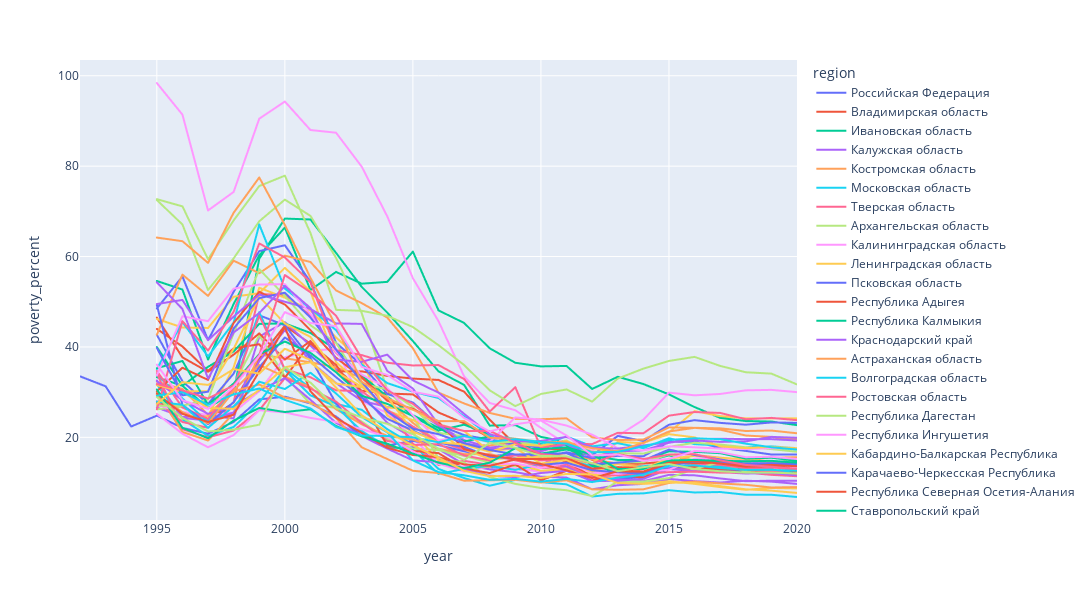

Notebook cell for this chart:
### Markdown cell above
Добавилось достаточно много областей, то есть в лидерах не всегда одни и те же. Заметно, что все их графики начинались выше среднего по России. Может это важно?

### Code cell
test = vis[(vis['year']==1995)&(vis['poverty_percent']>=24.8)] # 24.8 - Процент бедности в РФ в 1995 году

px.line(vis[vis.region.isin(test.region.unique())],
        x='year',
        y='poverty_percent',
        color='region',
        width=1200,
        height=600)

### Figure 1 — Plotly figure (JSON) as saved in the notebook; plotly's stock layout.template omitted (floating-point values rounded to 4 significant figures)
{"data": [{"hovertemplate": "region=Российская Федерация<br>year=%{x}<br>poverty_percent=%{y}<extra></extra>", "legendgroup": "Российская Федерация", "line": {"color": "#636efa", "dash": "solid"}, "marker": {"symbol": "circle"}, "mode": "lines", "name": "Российская Федерация", "showlegend": true, "type": "scattergl", "x": [1992, 1993, 1994, 1995, 1996, 1997, 1998, 1999, 2000, 2001, 2002, 2003, 2004, 2005, 2006, 2007, 2008, 2009, 2010, 2011, 2012, 2013, 2014, 2015, 2016, 2017, 2018, 2019, 2020], "xaxis": "x", "y": [33.5, 31.3, 22.4, 24.8, 22.1, 20.8, 23.4, 28.4, 29, 27.5, 24.6, 20.3, 17.6, 17.8, 15.2, 13.3, 13.4, 13, 12.5, 12.7, 10.7, 10.8, 11.3, 13.4, 13.2, 12.9, 12.6, 12.3, 12.1], "yaxis": "y"}, {"hovertemplate": "region=Владимирская область<br>year=%{x}<br>poverty_percent=%{y}<extra></extra>", "legendgroup": "Владимирская область", "line": {"color": "#EF553B", "dash": "solid"}, "marker": {"symbol": "circle"}, "mode": "lines", "name": "Владимирская область", "showlegend": true, "type": "scattergl", "x": [1995, 1996, 1997, 1998, 1999, 2000, 2001, 2002, 2003, 2004, 2005, 2006, 2007, 2008, 2009, 2010, 2011, 2012, 2013, 2014, 2015, 2016, 2017, 2018, 2019, 2020], "xaxis": "x", "y": [27.6, 26.7, 23.9, 27.7, 37.5, 44.7, 40.7, 35.3, 30.3, 29.7, 29.5, 25.5, 23.1, 19.9, 19.5, 17.3, 17.5, 15, 14.1, 14.2, 14.7, 14.6, 13.2, 13.1, 12.6, 12.5], "yaxis": "y"}, {"hovertemplate": "region=Ивановская область<br>year=%{x}<br>poverty_percent=%{y}<extra></extra>", "legendgroup": "Ивановская область", "line": {"color": "#00cc96", "dash": "solid"}, "marker": {"symbol": "circle"}, "mode": "lines", "name": "Ивановская область", "showlegend": true, "type": "scattergl", "x": [1995, 1996, 1997, 1998, 1999, 2000, 2001, 2002, 2003, 2004, 2005, 2006, 2007, 2008, 2009, 2010, 2011, 2012, 2013, 2014, 2015, 2016, 2017, 2018, 2019, 2020], "xaxis": "x", "y": [33.3, 31.4, 26.5, 30, 59.5, 68.4, 68.2, 60.8, 53.3, 47.6, 41.3, 34.6, 31.6, 22.6, 22.7, 20.1, 19, 13.8, 14.4, 14.6, 16, 14.9, 14.3, 14.7, 14.2, 13.7], "yaxis": "y"}, {"hovertemplate": "region=Калужская область<br>year=%{x}<br>poverty_percent=%{y}<extra></extra>", "legendgroup": "Калужская область", "line": {"color": "#ab63fa", "dash": "solid"}, "marker": {"symbol": "circle"}, "mode": "lines", "name": "Калужская область", "showlegend": true, "type": "scattergl", "x": [1995, 1996, 1997, 1998, 1999, 2000, 2001, 2002, 2003, 2004, 2005, 2006, 2007, 2008, 2009, 2010, 2011, 2012, 2013, 2014, 2015, 2016, 2017, 2018, 2019, 2020], "xaxis": "x", "y": [26.6, 24.5, 24.7, 24.2, 42.3, 45.5, 40.3, 35, 29.6, 23.2, 19.9, 17.4, 14, 12.9, 12.3, 11.3, 11.1, 8.5, 9.4, 9.7, 10.8, 10.3, 10, 10.4, 10.2, 9.7], "yaxis": "y"}, {"hovertemplate": "region=Костромская область<br>year=%{x}<br>poverty_percent=%{y}<extra></extra>", "legendgroup": "Костромская область", "line": {"color": "#FFA15A", "dash": "solid"}, "marker": {"symbol": "circle"}, "mode": "lines", "name": "Костромская область", "showlegend": true, "type": "scattergl", "x": [1995, 1996, 1997, 1998, 1999, 2000, 2001, 2002, 2003, 2004, 2005, 2006, 2007, 2008, 2009, 2010, 2011, 2012, 2013, 2014, 2015, 2016, 2017, 2018, 2019, 2020], "xaxis": "x", "y": [29.9, 21.2, 19.3, 25.3, 38.3, 37.5, 36.6, 35.5, 33.1, 28.4, 23.2, 18.9, 18.4, 18.2, 19, 15.7, 16.5, 15.1, 14.2, 13.6, 14.3, 13.7, 13.4, 12.7, 12.6, 12.5], "yaxis": "y"}, {"hovertemplate": "region=Московская область<br>year=%{x}<br>poverty_percent=%{y}<extra></extra>", "legendgroup": "Московская область", "line": {"color": "#19d3f3", "dash": "solid"}, "marker": {"symbol": "circle"}, "mode": "lines", "name": "Московская область", "showlegend": true, "type": "scattergl", "x": [1995, 1996, 1997, 1998, 1999, 2000, 2001, 2002, 2003, 2004, 2005, 2006, 2007, 2008, 2009, 2010, 2011, 2012, 2013, 2014, 2015, 2016, 2017, 2018, 2019, 2020], "xaxis": "x", "y": [31.7, 24, 20.3, 22.3, 27.7, 35.2, 30.9, 27.4, 26.1, 21.8, 18.4, 13, 11, 9.3, 10.6, 10.1, 9.6, 6.9, 7.5, 7.6, 8.3, 7.8, 7.9, 7.3, 7.3, 6.8], "yaxis": "y"}, {"hovertemplate": "region=Тверская область<br>year=%{x}<br>poverty_percent=%{y}<extra></extra>", "legendgroup": "Тверская область", "line": {"color": "#FF6692", "dash": "solid"}, "marker": {"symbol": "circle"}, "mode": "lines", "name": "Тверская область", "showlegend": true, "type": "scattergl", "x": [1995, 1996, 1997, 1998, 1999, 2000, 2001, 2002, 2003, 2004, 2005, 2006, 2007, 2008, 2009, 2010, 2011, 2012, 2013, 2014, 2015, 2016, 2017, 2018, 2019, 2020], "xaxis": "x", "y": [28, 23.4, 22.1, 27.8, 51.7, 51.5, 46.9, 38.7, 33.7, 26.2, 18.6, 13.9, 14.8, 13.9, 14.1, 13.2, 13.5, 11.4, 11.6, 11.6, 13, 12.8, 12.4, 12.2, 11.7, 11.4], "yaxis": "y"}, {"hovertemplate": "region=Архангельская область <br>year=%{x}<br>poverty_percent=%{y}<extra></extra>", "legendgroup": "Архангельская область ", "line": {"color": "#B6E880", "dash": "solid"}, "marker": {"symbol": "circle"}, "mode": "lines", "name": "Архангельская область ", "showlegend": true, "type": "scattergl", "x": [1995, 1996, 1997, 1998, 1999, 2000, 2001, 2002, 2003, 2004, 2005, 2006, 2007, 2008, 2009, 2010, 2011, 2012, 2013, 2014, 2015, 2016, 2017, 2018, 2019, 2020], "xaxis": "x", "y": [26.2, 26.8, 23.9, 31.6, 42.6, 33.5, 27.4, 26.5, 23.5, 19.6, 17.5, 17.2, 15.9, 14.4, 13.6, 14, 14.4, 13, 14.5, 14.5, 16.2, 14.9, 13.9, 12.5, 12.7, 12.3], "yaxis": "y"}, {"hovertemplate": "region=Калининградская область<br>year=%{x}<br>poverty_percent=%{y}<extra></extra>", "legendgroup": "Калининградская область", "line": {"color": "#FF97FF", "dash": "solid"}, "marker": {"symbol": "circle"}, "mode": "lines", "name": "Калининградская область", "showlegend": true, "type": "scattergl", "x": [1995, 1996, 1997, 1998, 1999, 2000, 2001, 2002, 2003, 2004, 2005, 2006, 2007, 2008, 2009, 2010, 2011, 2012, 2013, 2014, 2015, 2016, 2017, 2018, 2019, 2020], "xaxis": "x", "y": [27.2, 25.6, 25, 25.5, 30.2, 37.7, 39.1, 39.6, 28, 25.4, 19.9, 14.2, 12.4, 13.6, 13.1, 12.4, 12.7, 10.8, 12.7, 12.4, 13.6, 14.1, 13.8, 13.6, 13.5, 13.5], "yaxis": "y"}, {"hovertemplate": "region=Ленинградская область<br>year=%{x}<br>poverty_percent=%{y}<extra></extra>", "legendgroup": "Ленинградская область", "line": {"color": "#FECB52", "dash": "solid"}, "marker": {"symbol": "circle"}, "mode": "lines", "name": "Ленинградская область", "showlegend": true, "type": "scattergl", "x": [1995, 1996, 1997, 1998, 1999, 2000, 2001, 2002, 2003, 2004, 2005, 2006, 2007, 2008, 2009, 2010, 2011, 2012, 2013, 2014, 2015, 2016, 2017, 2018, 2019, 2020], "xaxis": "x", "y": [29.5, 24.1, 24.7, 35.5, 53.1, 50.9, 48.1, 42.1, 37, 24.8, 21.1, 14.9, 13.2, 13.5, 14.1, 12.6, 13, 11.9, 10.7, 9.8, 10.3, 9.7, 9, 8.4, 8.8, 8.7], "yaxis": "y"}, {"hovertemplate": "region=Псковская область<br>year=%{x}<br>poverty_percent=%{y}<extra></extra>", "legendgroup": "Псковская область", "line": {"color": "#636efa", "dash": "solid"}, "marker": {"symbol": "circle"}, "mode": "lines", "name": "Псковская область", "showlegend": true, "type": "scattergl", "x": [1995, 1996, 1997, 1998, 1999, 2000, 2001, 2002, 2003, 2004, 2005, 2006, 2007, 2008, 2009, 2010, 2011, 2012, 2013, 2014, 2015, 2016, 2017, 2018, 2019, 2020], "xaxis": "x", "y": [42.7, 32.4, 27.4, 34.1, 47, 44.8, 37.5, 27.5, 20.9, 18.2, 19.2, 18.3, 16.9, 15.9, 16.2, 15.6, 16.7, 15.4, 15.9, 15.8, 19, 19, 17.7, 17, 16.2, 16.2], "yaxis": "y"}, {"hovertemplate": "region=Республика Адыгея<br>year=%{x}<br>poverty_percent=%{y}<extra></extra>", "legendgroup": "Республика Адыгея", "line": {"color": "#EF553B", "dash": "solid"}, "marker": {"symbol": "circle"}, "mode": "lines", "name": "Республика Адыгея", "showlegend": true, "type": "scattergl", "x": [1995, 1996, 1997, 1998, 1999, 2000, 2001, 2002, 2003, 2004, 2005, 2006, 2007, 2008, 2009, 2010, 2011, 2012, 2013, 2014, 2015, 2016, 2017, 2018, 2019, 2020], "xaxis": "x", "y": [46.5, 37.7, 34.5, 38.3, 43, 37.2, 41.3, 34.6, 34.6, 33.6, 33, 32.7, 30.1, 23.9, 18.4, 16, 14.6, 11.3, 12, 11, 13.9, 13.4, 13, 12.8, 12.6, 12.5], "yaxis": "y"}, {"hovertemplate": "region=Республика Калмыкия<br>year=%{x}<br>poverty_percent=%{y}<extra></extra>", "legendgroup": "Республика Калмыкия", "line": {"color": "#00cc96", "dash": "solid"}, "marker": {"symbol": "circle"}, "mode": "lines", "name": "Республика Калмыкия", "showlegend": true, "type": "scattergl", "x": [1995, 1996, 1997, 1998, 1999, 2000, 2001, 2002, 2003, 2004, 2005, 2006, 2007, 2008, 2009, 2010, 2011, 2012, 2013, 2014, 2015, 2016, 2017, 2018, 2019, 2020], "xaxis": "x", "y": [54.6, 52.7, 37.2, 49.5, 60.3, 66.4, 52.6, 56.6, 54, 54.4, 61.1, 48.1, 45.3, 39.7, 36.5, 35.7, 35.8, 30.7, 33.4, 31.8, 29.5, 26.7, 24.3, 23.6, 23.5, 22.7], "yaxis": "y"}, {"hovertemplate": "region=Краснодарский край<br>year=%{x}<br>poverty_percent=%{y}<extra></extra>", "legendgroup": "Краснодарский край", "line": {"color": "#ab63fa", "dash": "solid"}, "marker": {"symbol": "circle"}, "mode": "lines", "name": "Краснодарский край", "showlegend": true, "type": "scattergl", "x": [1995, 1996, 1997, 1998, 1999, 2000, 2001, 2002, 2003, 2004, 2005, 2006, 2007, 2008, 2009, 2010, 2011, 2012, 2013, 2014, 2015, 2016, 2017, 2018, 2019, 2020], "xaxis": "x", "y": [32.6, 24.3, 23.7, 25.5, 36.9, 43.7, 36.8, 32, 28.1, 26.7, 26.3, 22.6, 19.4, 17.7, 18.5, 15.2, 13.5, 11.2, 10.7, 10.3, 11.7, 11.6, 10.9, 10.3, 10.4, 10.4], "yaxis": "y"}, {"hovertemplate": "region=Астраханская область<br>year=%{x}<br>poverty_percent=%{y}<extra></extra>", "legendgroup": "Астраханская область", "line": {"color": "#FFA15A", "dash": "solid"}, "marker": {"symbol": "circle"}, "mode": "lines", "name": "Астраханская область", "showlegend": true, "type": "scattergl", "x": [1995, 1996, 1997, 1998, 1999, 2000, 2001, 2002, 2003, 2004, 2005, 2006, 2007, 2008, 2009, 2010, 2011, 2012, 2013, 2014, 2015, 2016, 2017, 2018, 2019, 2020], "xaxis": "x", "y": [32.3, 30.7, 25, 30.4, 36, 33.4, 31.1, 26.2, 22.9, 20.3, 19.5, 17.5, 16.3, 16.3, 15, 14.1, 14.2, 12.5, 11.8, 12, 14.2, 16.1, 15.5, 15.1, 15.5, 15.6], "yaxis": "y"}, {"hovertemplate": "region=Волгоградская область<br>year=%{x}<br>poverty_percent=%{y}<extra></extra>", "legendgroup": "Волгоградская область", "line": {"color": "#19d3f3", "dash": "solid"}, "marker": {"symbol": "circle"}, "mode": "lines", "name": "Волгоградская область", "showlegend": true, "type": "scattergl", "x": [1995, 1996, 1997, 1998, 1999, 2000, 2001, 2002, 2003, 2004, 2005, 2006, 2007, 2008, 2009, 2010, 2011, 2012, 2013, 2014, 2015, 2016, 2017, 2018, 2019, 2020], "xaxis": "x", "y": [33.8, 28.6, 23.3, 31.2, 47.7, 34.9, 29.3, 26.8, 21.4, 17.9, 17.2, 11.9, 13, 13.7, 12.8, 14, 15.1, 13.6, 13, 13.6, 14.2, 14.4, 13.6, 13.4, 12.9, 11.9], "yaxis": "y"}, {"hovertemplate": "region=Ростовская область<br>year=%{x}<br>poverty_percent=%{y}<extra></extra>", "legendgroup": "Ростовская область", "line": {"color": "#FF6692", "dash": "solid"}, "marker": {"symbol": "circle"}, "mode": "lines", "name": "Ростовская область", "showlegend": true, "type": "scattergl", "x": [1995, 1996, 1997, 1998, 1999, 2000, 2001, 2002, 2003, 2004, 2005, 2006, 2007, 2008, 2009, 2010, 2011, 2012, 2013, 2014, 2015, 2016, 2017, 2018, 2019, 2020], "xaxis": "x", "y": [34.2, 21.8, 20, 21.5, 26, 33.1, 30.8, 27.9, 23.2, 19.2, 18.3, 18.5, 16, 14.9, 16, 14.9, 15.2, 12.9, 13.2, 13.1, 14.4, 14.2, 13.9, 13.2, 13.3, 13], "yaxis": "y"}, {"hovertemplate": "region=Республика Дагестан<br>year=%{x}<br>poverty_percent=%{y}<extra></extra>", "legendgroup": "Республика Дагестан", "line": {"color": "#B6E880", "dash": "solid"}, "marker": {"symbol": "circle"}, "mode": "lines", "name": "Республика Дагестан", "showlegend": true, "type": "scattergl", "x": [1995, 1996, 1997, 1998, 1999, 2000, 2001, 2002, 2003, 2004, 2005, 2006, 2007, 2008, 2009, 2010, 2011, 2012, 2013, 2014, 2015, 2016, 2017, 2018, 2019, 2020], "xaxis": "x", "y": [72.5, 67.1, 52.6, 59.6, 67.8, 72.6, 69, 59.7, 47.5, 30.5, 24.6, 15.4, 14.4, 11.2, 9.7, 8.8, 8.3, 7, 10.2, 10.2, 11, 13, 14.5, 14.6, 14.6, 14.8], "yaxis": "y"}, {"hovertemplate": "region=Республика Ингушетия<br>year=%{x}<br>poverty_percent=%{y}<extra></extra>", "legendgroup": "Республика Ингушетия", "line": {"color": "#FF97FF", "dash": "solid"}, "marker": {"symbol": "circle"}, "mode": "lines", "name": "Республика Ингушетия", "showlegend": true, "type": "scattergl", "x": [1995, 1996, 1997, 1998, 1999, 2000, 2001, 2002, 2003, 2004, 2005, 2006, 2007, 2008, 2009, 2010, 2011, 2012, 2013, 2014, 2015, 2016, 2017, 2018, 2019, 2020], "xaxis": "x", "y": [98.4, 91.4, 70.2, 74.3, 90.5, 94.3, 88, 87.4, 79.9, 68.9, 55.2, 45.7, 33.5, 27.6, 26, 22.1, 18.5, 17.1, 20.3, 23.9, 29.9, 29.3, 29.6, 30.4, 30.5, 30], "yaxis": "y"}, {"hovertemplate": "region=Кабардино-Балкарская Республика<br>year=%{x}<br>poverty_percent=%{y}<extra></extra>", "legendgroup": "Кабардино-Балкарская Республика", "line": {"color": "#FECB52", "dash": "solid"}, "marker": {"symbol": "circle"}, "mode": "lines", "name": "Кабардино-Балкарская Республика", "showlegend": true, "type": "scattergl", "x": [1995, 1996, 1997, 1998, 1999, 2000, 2001, 2002, 2003, 2004, 2005, 2006, 2007, 2008, 2009, 2010, 2011, 2012, 2013, 2014, 2015, 2016, 2017, 2018, 2019, 2020], "xaxis": "x", "y": [46.2, 44.3, 44.2, 51.1, 51.9, 57.5, 52.3, 36.6, 31.7, 25.9, 23.8, 21.1, 17.3, 15.2, 15.4, 15.7, 15.3, 14.2, 19, 18.7, 21.1, 25.8, 24.7, 24.2, 24.2, 24.2], "yaxis": "y"}, {"hovertemplate": "region=Карачаево-Черкесская Республика<br>year=%{x}<br>poverty_percent=%{y}<extra></extra>", "legendgroup": "Карачаево-Черкесская Республика", "line": {"color": "#636efa", "dash": "solid"}, "marker": {"symbol": "circle"}, "mode": "lines", "name": "Карачаево-Черкесская Республика", "showlegend": true, "type": "scattergl", "x": [1995, 1996, 1997, 1998, 1999, 2000, 2001, 2002, 2003, 2004, 2005, 2006, 2007, 2008, 2009, 2010, 2011, 2012, 2013, 2014, 2015, 2016, 2017, 2018, 2019, 2020], "xaxis": "x", "y": [48.5, 55.6, 41.5, 52.2, 61.2, 62.5, 54.4, 40.9, 36, 29.6, 27.7, 22.7, 20.5, 19.5, 18.5, 17.7, 18.8, 16, 20.3, 19.2, 22.8, 23.8, 23.2, 22.8, 23.3, 23.2], "yaxis": "y"}, {"hovertemplate": "region=Республика Северная Осетия-Алания<br>year=%{x}<br>poverty_percent=%{y}<extra></extra>", "legendgroup": "Республика Северная Осетия-Алания", "line": {"color": "#EF553B", "dash": "solid"}, "marker": {"symbol": "circle"}, "mode": "lines", "name": "Республика Северная Осетия-Алания", "showlegend": true, "type": "scattergl", "x": [1995, 1996, 1997, 1998, 1999, 2000, 2001, 2002, 2003, 2004, 2005, 2006, 2007, 2008, 2009, 2010, 2011, 2012, 2013, 2014, 2015, 2016, 2017, 2018, 2019, 2020], "xaxis": "x", "y": [44, 40.1, 34.7, 39.7, 40.6, 33.2, 40.8, 36, 28.1, 18.2, 17, 16.5, 13.1, 12.1, 14, 10.5, 12.6, 10.4, 12.6, 12.5, 14.2, 14.3, 14.4, 14, 13.8, 13.9], "yaxis": "y"}, {"hovertemplate": "region=Ставропольский край<br>year=%{x}<br>poverty_percent=%{y}<extra></extra>", "legendgroup": "Ставропольский край", "line": {"color": "#00cc96", "dash": "solid"}, "marker": {"symbol": "circle"}, "mode": "lines", "name": "Ставропольский край", "showlegend": true, "type": "scattergl", "x": [1995, 1996, 1997, 1998, 1999, 2000, 2001, 2002, 2003, 2004, 2005, 2006, 2007, 2008, 2009, 2010, 2011, 2012, 2013, 2014, 2015, 2016, 2017, 2018, 2019, 2020], "xaxis": "x", "y": [40, 31.4, 35.6, 39, 45.1, 45.2, 43.1, 39.4, 33.7, 29, 24.9, 22.1, 19.1, 20.2, 19.7, 18.5, 18.3, 13.7, 12.4, 12.2, 14.6, 15, 14.3, 13.9, 14, 13.8], "yaxis": "y"}, {"hovertemplate": "region=Республика Башкортостан<br>year=%{x}<br>poverty_percent=%{y}<extra></extra>", "legendgroup": "Республика Башкортостан", "line": {"color": "#ab63fa", "dash": "solid"}, "marker": {"symbol": "circle"}, "mode": "lines", "name": "Республика Башкортостан", "showlegend": true, "type": "scattergl", "x": [1995, 1996, 1997, 1998, 1999, 2000, 2001, 2002, 2003, 2004, 2005, 2006, 2007, 2008, 2009, 2010, 2011, 2012, 2013, 2014, 2015, 2016, 2017, 2018, 2019, 2020], "xaxis": "x", "y": [32.4, 28.2, 25.2, 26.8, 30.4, 33.1, 28.3, 23.2, 20.3, 17.5, 14.9, 14.5, 12.8, 11.5, 11.2, 12.1, 12.6, 10.3, 10.4, 10.8, 13, 12.5, 12.3, 12, 12.1, 11.6], "yaxis": "y"}, {"hovertemplate": "region=Республика Марий Эл<br>year=%{x}<br>poverty_percent=%{y}<extra></extra>", "legendgroup": "Республика Марий Эл", "line": {"color": "#FFA15A", "dash": "solid"}, "marker": {"symbol": "circle"}, "mode": "lines", "name": "Республика Марий Эл", "showlegend": true, "type": "scattergl", "x": [1995, 1996, 1997, 1998, 1999, 2000, 2001, 2002, 2003, 2004, 2005, 2006, 2007, 2008, 2009, 2010, 2011, 2012, 2013, 2014, 2015, 2016, 2017, 2018, 2019, 2020], "xaxis": "x", "y": [42.7, 56, 51.3, 59.1, 56.3, 60.2, 58.8, 52.5, 49.7, 46.5, 39.7, 29.9, 27.5, 25.4, 24.1, 24, 24.2, 20, 19.4, 19.5, 22.2, 22.1, 21.7, 20.4, 20.1, 19.5], "yaxis": "y"}, {"hovertemplate": "region=Республика Мордовия<br>year=%{x}<br>poverty_percent=%{y}<extra></extra>", "legendgroup": "Республика Мордовия", "line": {"color": "#19d3f3", "dash": "solid"}, "marker": {"symbol": "circle"}, "mode": "lines", "name": "Республика Мордовия", "showlegend": true, "type": "scattergl", "x": [1995, 1996, 1997, 1998, 1999, 2000, 2001, 2002, 2003, 2004, 2005, 2006, 2007, 2008, 2009, 2010, 2011, 2012, 2013, 2014, 2015, 2016, 2017, 2018, 2019, 2020], "xaxis": "x", "y": [35.1, 45.5, 37.9, 45.4, 67.1, 52.9, 48.5, 43.7, 36.1, 32, 30.1, 28.7, 24.6, 20.4, 19.7, 18.3, 20.2, 18, 18.7, 17.6, 19.8, 18.5, 18.2, 17.8, 18, 17.6], "yaxis": "y"}, {"hovertemplate": "region=Удмуртская Республика<br>year=%{x}<br>poverty_percent=%{y}<extra></extra>", "legendgroup": "Удмуртская Республика", "line": {"color": "#FF6692", "dash": "solid"}, "marker": {"symbol": "circle"}, "mode": "lines", "name": "Удмуртская Республика", "showlegend": true, "type": "scattergl", "x": [1995, 1996, 1997, 1998, 1999, 2000, 2001, 2002, 2003, 2004, 2005, 2006, 2007, 2008, 2009, 2010, 2011, 2012, 2013, 2014, 2015, 2016, 2017, 2018, 2019, 2020], "xaxis": "x", "y": [34.7, 26.6, 24.1, 31, 46.9, 35.1, 33.3, 30.4, 30.2, 26.1, 22.4, 19, 17.3, 16.1, 14.9, 13.7, 14, 11.1, 11.8, 11.9, 12.3, 12.4, 12.2, 12.2, 12.4, 11.9], "yaxis": "y"}, {"hovertemplate": "region=Чувашская Республика - Чувашия<br>year=%{x}<br>poverty_percent=%{y}<extra></extra>", "legendgroup": "Чувашская Республика - Чувашия", "line": {"color": "#B6E880", "dash": "solid"}, "marker": {"symbol": "circle"}, "mode": "lines", "name": "Чувашская Республика - Чувашия", "showlegend": true, "type": "scattergl", "x": [1995, 1996, 1997, 1998, 1999, 2000, 2001, 2002, 2003, 2004, 2005, 2006, 2007, 2008, 2009, 2010, 2011, 2012, 2013, 2014, 2015, 2016, 2017, 2018, 2019, 2020], "xaxis": "x", "y": [27, 27, 28.4, 43, 57.2, 51.3, 44.8, 40.9, 31.9, 30.6, 26.7, 21, 20.2, 18.9, 19, 18.2, 19.3, 16, 16.5, 16.4, 17.9, 18.8, 18.4, 17.8, 17.4, 16.8], "yaxis": "y"}, {"hovertemplate": "region=Пермский край<br>year=%{x}<br>poverty_percent=%{y}<extra></extra>", "legendgroup": "Пермский край", "line": {"color": "#FF97FF", "dash": "solid"}, "marker": {"symbol": "circle"}, "mode": "lines", "name": "Пермский край", "showlegend": true, "type": "scattergl", "x": [1995, 1996, 1997, 1998, 1999, 2000, 2001, 2002, 2003, 2004, 2005, 2006, 2007, 2008, 2009, 2010, 2011, 2012, 2013, 2014, 2015, 2016, 2017, 2018, 2019, 2020], "xaxis": "x", "y": [25.2, 20.8, 17.8, 20.5, 26, 25.5, 24.3, 23.4, 21.8, 20.1, 16.9, 14.1, 13.5, 14, 14.2, 13.2, 14.4, 12.2, 11.9, 12.5, 12.8, 15.3, 15.1, 14.9, 13.8, 13.3], "yaxis": "y"}, {"hovertemplate": "region=Кировская область<br>year=%{x}<br>poverty_percent=%{y}<extra></extra>", "legendgroup": "Кировская область", "line": {"color": "#FECB52", "dash": "solid"}, "marker": {"symbol": "circle"}, "mode": "lines", "name": "Кировская область", "showlegend": true, "type": "scattergl", "x": [1995, 1996, 1997, 1998, 1999, 2000, 2001, 2002, 2003, 2004, 2005, 2006, 2007, 2008, 2009, 2010, 2011, 2012, 2013, 2014, 2015, 2016, 2017, 2018, 2019, 2020], "xaxis": "x", "y": [31.5, 30.2, 30.2, 39.6, 51.1, 45.2, 42.2, 34.5, 31.2, 26.6, 26.2, 22.9, 21.4, 16.9, 17.6, 14.2, 15, 12.4, 14.1, 13.1, 15.3, 15.9, 15.4, 15.2, 14.6, 14], "yaxis": "y"}, {"hovertemplate": "region=Оренбургская область<br>year=%{x}<br>poverty_percent=%{y}<extra></extra>", "legendgroup": "Оренбургская область", "line": {"color": "#636efa", "dash": "solid"}, "marker": {"symbol": "circle"}, "mode": "lines", "name": "Оренбургская область", "showlegend": true, "type": "scattergl", "x": [1995, 1996, 1997, 1998, 1999, 2000, 2001, 2002, 2003, 2004, 2005, 2006, 2007, 2008, 2009, 2010, 2011, 2012, 2013, 2014, 2015, 2016, 2017, 2018, 2019, 2020], "xaxis": "x", "y": [49.3, 27.2, 22.9, 27.8, 35.5, 42.1, 38.1, 33.3, 28.8, 24.1, 21.5, 18.8, 17.9, 15.7, 15.3, 13.9, 14.4, 12.7, 12.3, 11.9, 13.9, 14.6, 14.3, 14.2, 14.3, 14], "yaxis": "y"}, {"hovertemplate": "region=Пензенская область<br>year=%{x}<br>poverty_percent=%{y}<extra></extra>", "legendgroup": "Пензенская область", "line": {"color": "#EF553B", "dash": "solid"}, "marker": {"symbol": "circle"}, "mode": "lines", "name": "Пензенская область", "showlegend": true, "type": "scattergl", "x": [1995, 1996, 1997, 1998, 1999, 2000, 2001, 2002, 2003, 2004, 2005, 2006, 2007, 2008, 2009, 2010, 2011, 2012, 2013, 2014, 2015, 2016, 2017, 2018, 2019, 2020], "xaxis": "x", "y": [30.2, 35.4, 32.7, 45.3, 52.2, 49.4, 43.7, 37.6, 33.3, 28.1, 26.3, 23.4, 17.4, 16, 15.2, 15.2, 15.4, 13.1, 13.4, 13.2, 14.4, 14.8, 14.2, 13.5, 13.6, 13], "yaxis": "y"}, {"hovertemplate": "region=Саратовская область<br>year=%{x}<br>poverty_percent=%{y}<extra></extra>", "legendgroup": "Саратовская область", "line": {"color": "#00cc96", "dash": "solid"}, "marker": {"symbol": "circle"}, "mode": "lines", "name": "Саратовская область", "showlegend": true, "type": "scattergl", "x": [1995, 1996, 1997, 1998, 1999, 2000, 2001, 2002, 2003, 2004, 2005, 2006, 2007, 2008, 2009, 2010, 2011, 2012, 2013, 2014, 2015, 2016, 2017, 2018, 2019, 2020], "xaxis": "x", "y": [35.3, 36.9, 27.2, 31.9, 38.4, 41.2, 38.7, 34.4, 29.2, 27.4, 24.7, 21.5, 22.8, 20.7, 19.1, 16.4, 17.3, 15.9, 15, 15, 16.9, 16.8, 16.5, 15.3, 15.5, 14.8], "yaxis": "y"}, {"hovertemplate": "region=Курганская область<br>year=%{x}<br>poverty_percent=%{y}<extra></extra>", "legendgroup": "Курганская область", "line": {"color": "#ab63fa", "dash": "solid"}, "marker": {"symbol": "circle"}, "mode": "lines", "name": "Курганская область", "showlegend": true, "type": "scattergl", "x": [1995, 1996, 1997, 1998, 1999, 2000, 2001, 2002, 2003, 2004, 2005, 2006, 2007, 2008, 2009, 2010, 2011, 2012, 2013, 2014, 2015, 2016, 2017, 2018, 2019, 2020], "xaxis": "x", "y": [49.5, 50.4, 41.5, 46.7, 51.6, 50, 48.4, 45.2, 45.1, 34.7, 30.8, 22.8, 18.8, 17.4, 17.6, 16.9, 18.5, 15.6, 16.9, 17.1, 18.8, 19.7, 19.7, 19.6, 19.6, 19.3], "yaxis": "y"}, {"hovertemplate": "region=Свердловская область<br>year=%{x}<br>poverty_percent=%{y}<extra></extra>", "legendgroup": "Свердловская область", "line": {"color": "#FFA15A", "dash": "solid"}, "marker": {"symbol": "circle"}, "mode": "lines", "name": "Свердловская область", "showlegend": true, "type": "scattergl", "x": [1995, 1996, 1997, 1998, 1999, 2000, 2001, 2002, 2003, 2004, 2005, 2006, 2007, 2008, 2009, 2010, 2011, 2012, 2013, 2014, 2015, 2016, 2017, 2018, 2019, 2020], "xaxis": "x", "y": [29.5, 25.6, 23.1, 30.2, 31.7, 28.8, 27.7, 24.3, 17.8, 15.2, 12.6, 12.1, 10.4, 10.5, 10.6, 10, 10.5, 8.5, 8.4, 8.5, 9.9, 10.2, 9.8, 9.5, 8.9, 9], "yaxis": "y"}, {"hovertemplate": "region=Челябинская область<br>year=%{x}<br>poverty_percent=%{y}<extra></extra>", "legendgroup": "Челябинская область", "line": {"color": "#19d3f3", "dash": "solid"}, "marker": {"symbol": "circle"}, "mode": "lines", "name": "Челябинская область", "showlegend": true, "type": "scattergl", "x": [1995, 1996, 1997, 1998, 1999, 2000, 2001, 2002, 2003, 2004, 2005, 2006, 2007, 2008, 2009, 2010, 2011, 2012, 2013, 2014, 2015, 2016, 2017, 2018, 2019, 2020], "xaxis": "x", "y": [27.9, 27.2, 22.1, 26.9, 32.3, 30.7, 34.3, 29.7, 24.5, 21.1, 14.9, 12.3, 11.6, 10.6, 10.8, 10.2, 10.8, 10.1, 11.1, 11.7, 13.7, 13.8, 13.2, 12.8, 12.8, 12.6], "yaxis": "y"}, {"hovertemplate": "region=Республика Алтай<br>year=%{x}<br>poverty_percent=%{y}<extra></extra>", "legendgroup": "Республика Алтай", "line": {"color": "#FF6692", "dash": "solid"}, "marker": {"symbol": "circle"}, "mode": "lines", "name": "Республика Алтай", "showlegend": true, "type": "scattergl", "x": [1995, 1996, 1997, 1998, 1999, 2000, 2001, 2002, 2003, 2004, 2005, 2006, 2007, 2008, 2009, 2010, 2011, 2012, 2013, 2014, 2015, 2016, 2017, 2018, 2019, 2020], "xaxis": "x", "y": [26.2, 45.7, 39.2, 47.8, 62.9, 59.8, 54.3, 39.3, 38.2, 36.5, 35.9, 36, 32.9, 25.7, 31.1, 17.7, 18.6, 18.5, 21, 20.9, 24.8, 25.6, 25.4, 24, 24.3, 23.8], "yaxis": "y"}, {"hovertemplate": "region=Республика Тыва<br>year=%{x}<br>poverty_percent=%{y}<extra></extra>", "legendgroup": "Республика Тыва", "line": {"color": "#B6E880", "dash": "solid"}, "marker": {"symbol": "circle"}, "mode": "lines", "name": "Республика Тыва", "showlegend": true, "type": "scattergl", "x": [1995, 1996, 1997, 1998, 1999, 2000, 2001, 2002, 2003, 2004, 2005, 2006, 2007, 2008, 2009, 2010, 2011, 2012, 2013, 2014, 2015, 2016, 2017, 2018, 2019, 2020], "xaxis": "x", "y": [72.7, 71.1, 59.4, 68, 75.6, 77.9, 65.2, 48.2, 48, 46.9, 44.4, 40.4, 36, 30.4, 26.9, 29.6, 30.6, 27.9, 33, 35.2, 36.9, 37.8, 35.8, 34.4, 34.1, 31.7], "yaxis": "y"}, {"hovertemplate": "region=Алтайский край<br>year=%{x}<br>poverty_percent=%{y}<extra></extra>", "legendgroup": "Алтайский край", "line": {"color": "#FF97FF", "dash": "solid"}, "marker": {"symbol": "circle"}, "mode": "lines", "name": "Алтайский край", "showlegend": true, "type": "scattergl", "x": [1995, 1996, 1997, 1998, 1999, 2000, 2001, 2002, 2003, 2004, 2005, 2006, 2007, 2008, 2009, 2010, 2011, 2012, 2013, 2014, 2015, 2016, 2017, 2018, 2019, 2020], "xaxis": "x", "y": [33.7, 46.8, 45.7, 52.9, 53.8, 53.9, 47.3, 38.9, 33.9, 30.9, 24.9, 19.3, 20.1, 19, 24.4, 23.9, 22.6, 20.6, 17.6, 17.1, 18, 17.8, 17.5, 17.4, 17.6, 17.5], "yaxis": "y"}, {"hovertemplate": "region=Иркутская область<br>year=%{x}<br>poverty_percent=%{y}<extra></extra>", "legendgroup": "Иркутская область", "line": {"color": "#FECB52", "dash": "solid"}, "marker": {"symbol": "circle"}, "mode": "lines", "name": "Иркутская область", "showlegend": true, "type": "scattergl", "x": [1995, 1996, 1997, 1998, 1999, 2000, 2001, 2002, 2003, 2004, 2005, 2006, 2007, 2008, 2009, 2010, 2011, 2012, 2013, 2014, 2015, 2016, 2017, 2018, 2019, 2020], "xaxis": "x", "y": [31.6, 30, 26.5, 26.3, 30.5, 35.5, 36.6, 31.9, 31.1, 29, 21.3, 18.9, 18.4, 16.8, 18.5, 18.1, 19.2, 16.8, 17, 18.8, 20.7, 20, 18, 17.6, 17.9, 17.6], "yaxis": "y"}, {"hovertemplate": "region=Новосибирская область<br>year=%{x}<br>poverty_percent=%{y}<extra></extra>", "legendgroup": "Новосибирская область", "line": {"color": "#636efa", "dash": "solid"}, "marker": {"symbol": "circle"}, "mode": "lines", "name": "Новосибирская область", "showlegend": true, "type": "scattergl", "x": [1995, 1996, 1997, 1998, 1999, 2000, 2001, 2002, 2003, 2004, 2005, 2006, 2007, 2008, 2009, 2010, 2011, 2012, 2013, 2014, 2015, 2016, 2017, 2018, 2019, 2020], "xaxis": "x", "y": [39.8, 29.3, 30.1, 44.1, 50.8, 52, 46.5, 39.4, 32.3, 25.7, 21.9, 20.7, 18.7, 17.2, 16.2, 16.3, 16.5, 14.1, 14.4, 14.9, 17.3, 16.1, 15.1, 14.1, 13.9, 13.8], "yaxis": "y"}, {"hovertemplate": "region=Омская область<br>year=%{x}<br>poverty_percent=%{y}<extra></extra>", "legendgroup": "Омская область", "line": {"color": "#EF553B", "dash": "solid"}, "marker": {"symbol": "circle"}, "mode": "lines", "name": "Омская область", "showlegend": true, "type": "scattergl", "x": [1995, 1996, 1997, 1998, 1999, 2000, 2001, 2002, 2003, 2004, 2005, 2006, 2007, 2008, 2009, 2010, 2011, 2012, 2013, 2014, 2015, 2016, 2017, 2018, 2019, 2020], "xaxis": "x", "y": [29.7, 25.2, 23.4, 25, 34.6, 44.4, 30.2, 24.3, 21, 17.7, 16.1, 15.6, 14, 13.7, 15.1, 14.1, 12.7, 11, 12.5, 12.4, 14.2, 14.7, 14.2, 13.6, 13.9, 13.6], "yaxis": "y"}, {"hovertemplate": "region=Томская область<br>year=%{x}<br>poverty_percent=%{y}<extra></extra>", "legendgroup": "Томская область", "line": {"color": "#00cc96", "dash": "solid"}, "marker": {"symbol": "circle"}, "mode": "lines", "name": "Томская область", "showlegend": true, "type": "scattergl", "x": [1995, 1996, 1997, 1998, 1999, 2000, 2001, 2002, 2003, 2004, 2005, 2006, 2007, 2008, 2009, 2010, 2011, 2012, 2013, 2014, 2015, 2016, 2017, 2018, 2019, 2020], "xaxis": "x", "y": [30.6, 22.1, 19.8, 23.7, 26.5, 25.6, 26.2, 22.5, 20.2, 18.6, 16.4, 14.4, 13.2, 14.4, 17.6, 17.4, 17.8, 16.2, 13, 13, 14.9, 15, 14.8, 14.7, 14.8, 14.4], "yaxis": "y"}, {"hovertemplate": "region=Республика Бурятия<br>year=%{x}<br>poverty_percent=%{y}<extra></extra>", "legendgroup": "Республика Бурятия", "line": {"color": "#ab63fa", "dash": "solid"}, "marker": {"symbol": "circle"}, "mode": "lines", "name": "Республика Бурятия", "showlegend": true, "type": "scattergl", "x": [1995, 1996, 1997, 1998, 1999, 2000, 2001, 2002, 2003, 2004, 2005, 2006, 2007, 2008, 2009, 2010, 2011, 2012, 2013, 2014, 2015, 2016, 2017, 2018, 2019, 2020], "xaxis": "x", "y": [54.3, 48.4, 33, 43.2, 47.5, 53.5, 48.6, 37.2, 36.7, 38.3, 32.6, 29.9, 25.2, 20.7, 19.1, 19.2, 20.1, 17.7, 17.5, 18.2, 18.9, 19.3, 19, 19.1, 20.1, 19.9], "yaxis": "y"}, {"hovertemplate": "region=Забайкальский край<br>year=%{x}<br>poverty_percent=%{y}<extra></extra>", "legendgroup": "Забайкальский край", "line": {"color": "#FFA15A", "dash": "solid"}, "marker": {"symbol": "circle"}, "mode": "lines", "name": "Забайкальский край", "showlegend": true, "type": "scattergl", "x": [1995, 1996, 1997, 1998, 1999, 2000, 2001, 2002, 2003, 2004, 2005, 2006, 2007, 2008, 2009, 2010, 2011, 2012, 2013, 2014, 2015, 2016, 2017, 2018, 2019, 2020], "xaxis": "x", "y": [64.2, 63.4, 58.6, 69.7, 77.5, 67, 55.3, 44.6, 32.3, 28.7, 26.1, 23.6, 23.6, 19.9, 19.7, 19, 18.9, 17.6, 16.9, 18.8, 21.3, 22.1, 22, 21.4, 21.5, 20.9], "yaxis": "y"}, {"hovertemplate": "region=Республика Саха<br>year=%{x}<br>poverty_percent=%{y}<extra></extra>", "legendgroup": "Республика Саха", "line": {"color": "#19d3f3", "dash": "solid"}, "marker": {"symbol": "circle"}, "mode": "lines", "name": "Республика Саха", "showlegend": true, "type": "scattergl", "x": [1995, 1996, 1997, 1998, 1999, 2000, 2001, 2002, 2003, 2004, 2005, 2006, 2007, 2008, 2009, 2010, 2011, 2012, 2013, 2014, 2015, 2016, 2017, 2018, 2019, 2020], "xaxis": "x", "y": [29.2, 30, 27.2, 29.5, 30.8, 28.3, 26.4, 22.3, 20.4, 20.3, 20, 18.9, 20.3, 19, 19.6, 19, 18.6, 16.7, 16.8, 18, 19.4, 19.8, 19.6, 18.6, 17.8, 17.3], "yaxis": "y"}, {"hovertemplate": "region=Приморский край<br>year=%{x}<br>poverty_percent=%{y}<extra></extra>", "legendgroup": "Приморский край", "line": {"color": "#FF6692", "dash": "solid"}, "marker": {"symbol": "circle"}, "mode": "lines", "name": "Приморский край", "showlegend": true, "type": "scattergl", "x": [1995, 1996, 1997, 1998, 1999, 2000, 2001, 2002, 2003, 2004, 2005, 2006, 2007, 2008, 2009, 2010, 2011, 2012, 2013, 2014, 2015, 2016, 2017, 2018, 2019, 2020], "xaxis": "x", "y": [31.8, 30.4, 28.6, 31.5, 38.2, 55.9, 52.1, 46.9, 37.5, 30.4, 27.4, 22.8, 21.4, 21.4, 18.8, 16.3, 15.7, 14.2, 16.3, 15.2, 16.2, 16.3, 14.9, 13.9, 13.5, 13], "yaxis": "y"}, {"hovertemplate": "region=Хабаровский край<br>year=%{x}<br>poverty_percent=%{y}<extra></extra>", "legendgroup": "Хабаровский край", "line": {"color": "#B6E880", "dash": "solid"}, "marker": {"symbol": "circle"}, "mode": "lines", "name": "Хабаровский край", "showlegend": true, "type": "scattergl", "x": [1995, 1996, 1997, 1998, 1999, 2000, 2001, 2002, 2003, 2004, 2005, 2006, 2007, 2008, 2009, 2010, 2011, 2012, 2013, 2014, 2015, 2016, 2017, 2018, 2019, 2020], "xaxis": "x", "y": [28.9, 24.3, 21.3, 21.7, 22.8, 35.5, 32.1, 26.5, 24.4, 23, 20.7, 17.5, 15, 18.8, 17.7, 15.9, 15.8, 14.3, 12.5, 13.4, 14.1, 13, 12.5, 12.2, 12.2, 12], "yaxis": "y"}, {"hovertemplate": "region=Амурская область<br>year=%{x}<br>poverty_percent=%{y}<extra></extra>", "legendgroup": "Амурская область", "line": {"color": "#FF97FF", "dash": "solid"}, "marker": {"symbol": "circle"}, "mode": "lines", "name": "Амурская область", "showlegend": true, "type": "scattergl", "x": [1995, 1996, 1997, 1998, 1999, 2000, 2001, 2002, 2003, 2004, 2005, 2006, 2007, 2008, 2009, 2010, 2011, 2012, 2013, 2014, 2015, 2016, 2017, 2018, 2019, 2020], "xaxis": "x", "y": [36.1, 28.2, 26.3, 31.2, 38, 47.7, 45.3, 44.6, 35.6, 33.8, 30.1, 29, 24.3, 21.3, 22.9, 23.7, 20.4, 16, 16.2, 14.8, 15.2, 17, 16.7, 15.6, 15.7, 15.2], "yaxis": "y"}, {"hovertemplate": "region=Сахалинская область<br>year=%{x}<br>poverty_percent=%{y}<extra></extra>", "legendgroup": "Сахалинская область", "line": {"color": "#FECB52", "dash": "solid"}, "marker": {"symbol": "circle"}, "mode": "lines", "name": "Сахалинская область", "showlegend": true, "type": "scattergl", "x": [1995, 1996, 1997, 1998, 1999, 2000, 2001, 2002, 2003, 2004, 2005, 2006, 2007, 2008, 2009, 2010, 2011, 2012, 2013, 2014, 2015, 2016, 2017, 2018, 2019, 2020], "xaxis": "x", "y": [27.4, 32.2, 31.6, 35.1, 34.1, 39.6, 37.1, 31, 24.9, 21.2, 18.2, 15.5, 12.6, 11.4, 11.5, 11, 11.9, 11.8, 9.9, 9.7, 10, 9.9, 9.2, 8.5, 8.2, 7.7], "yaxis": "y"}], "layout": {"height": 600, "legend": {"title": {"text": "region"}, "tracegroupgap": 0}, "margin": {"t": 60}, "width": 1200, "xaxis": {"anchor": "y", "domain": [0, 1], "title": {"text": "year"}}, "yaxis": {"anchor": "x", "domain": [0, 1], "title": {"text": "poverty_percent"}}}}
